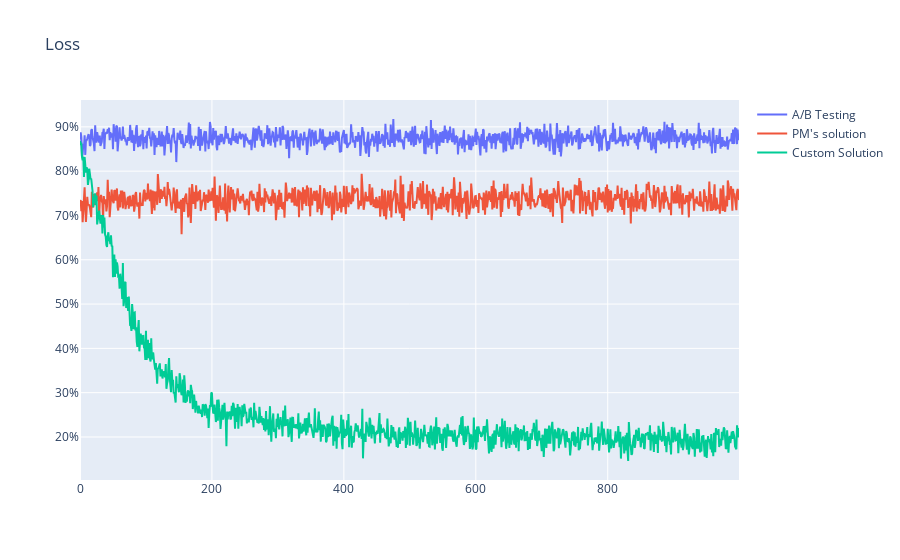

Notebook source saved alongside this figure:
### Markdown cell above
## Motecarlo Simulation

### Code cell
plot(mc, metric = "regret", title="Loss", is_marketing_name=True, is_percents = True).show()

### Figure 1 — Plotly figure (JSON) as saved in the notebook; plotly's stock layout.template omitted (floating-point values rounded to 4 significant figures; data arrays with more than 128 entries replaced by an {"elided": "..."} marker saying what was removed)
{"data": [{"mode": "lines", "name": "A/B Testing", "type": "scatter", "x": {"elided": "1000 int values"}, "y": {"elided": "1000 float values"}}, {"mode": "lines", "name": "PM's solution", "type": "scatter", "x": {"elided": "1000 int values"}, "y": {"elided": "1000 float values"}}, {"mode": "lines", "name": "Custom Solution", "type": "scatter", "x": {"elided": "1000 int values"}, "y": {"elided": "1000 float values"}}], "layout": {"autosize": true, "title": {"text": "Loss"}, "yaxis": {"tickformat": "0.0%"}}}
